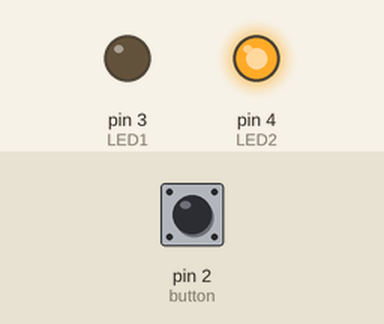
Recording of a sketch running on a simulated Arduino Uno, built with avr-gcc and run on an emulated ATmega328P. On the bench: output pins drawn as LEDs (lit = HIGH). Inputs (shaded band) come from the test bench; at power-on: pin 2 (button) HIGH.

Above: at 1.2 s.
1.3 s: pin 2 (button) pulled LOW for 0.15 s
At 2.6 s:
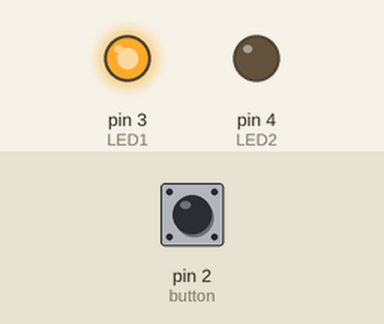
2.9 s: pin 2 (button) pulled LOW for 1 s
At 5.1 s:
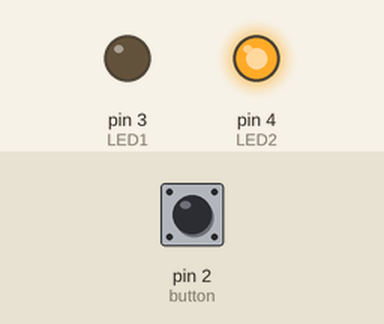
5.4 s: pin 2 (button) pulled LOW for 3.2 s
At 8.9 s:
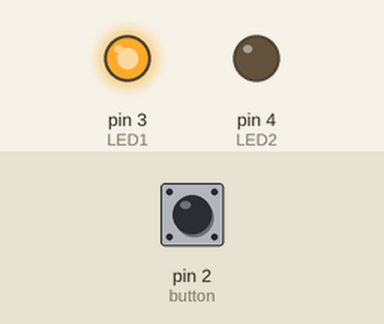
Timing chart, 0 to 10.4 s (numbered marks = the images above; inputs shaded):
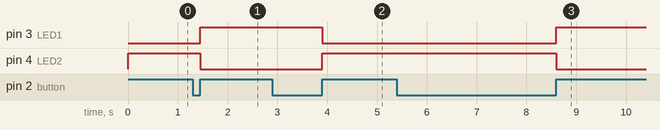

The sketch:

tactile_switch_correctly_interface.ino
```cpp
int button = 2;
int button_pressed_flag = 0;
int turn_on_led = 0;
int LED1 = 3;
int LED2 = 4;


void setup() {

  pinMode(button,INPUT_PULLUP);
  pinMode(LED1,OUTPUT);
  pinMode(LED2,OUTPUT);

}

void loop() {
  if(digitalRead(button) == LOW && button_pressed_flag == 0 ){
    button_pressed_flag = 1;
  }
  else if(digitalRead(button) == HIGH && button_pressed_flag == 1 ){
    if(turn_on_led == 1){
    turn_on_led = 0;
    }
    else{
      turn_on_led = 1;
    }
    button_pressed_flag = 0;
  }

  if(turn_on_led == 1 && digitalRead(button) == HIGH && button_pressed_flag == 0)  {
    digitalWrite(LED1,HIGH);
    digitalWrite(LED2,LOW);
  }
  else if(turn_on_led == 0 && digitalRead(button) == HIGH && button_pressed_flag == 0){
    digitalWrite(LED1,LOW);
    digitalWrite(LED2,HIGH);
  }
}
```

Measured:
- after the input at 1.3 s, pin 3 (LED1): LOW → HIGH after 0.15 s; pin 4 (LED2): HIGH → LOW after 0.15 s
- after the input at 2.9 s, pin 3 (LED1): HIGH → LOW after 1.0 s; pin 4 (LED2): LOW → HIGH after 1.0 s
- after the input at 5.4 s, pin 3 (LED1): LOW → HIGH after 3.2 s; pin 4 (LED2): HIGH → LOW after 3.2 s
